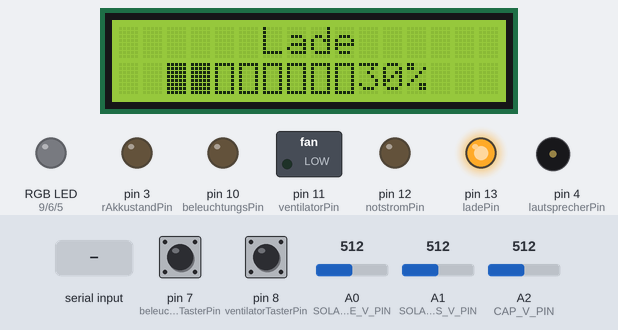
Bench run of a sketch on a simulated Arduino Uno, built with avr-gcc and run on an emulated ATmega328P. On the bench: 16×2 character LCD, switched loads named in the sketch (green lamp = pin HIGH), an RGB LED mixed from three pins (HIGH = lit), output pins drawn as LEDs (lit = HIGH), buzzer (waves = sounding). Dashed ring = blinking. Inputs (shaded band) come from the test bench; at power-on: A2 (CAP_V_PIN) = 512, pin 7 (beleuchtungsTasterPin) LOW, pin 8 (ventilatorTasterPin) LOW, A0 (SOLAR_RE_V_PIN) = 512, A1 (SOLAR_GES_V_PIN) = 512. Random numbers use the default seed unless the sketch sets one; what the sketch prints to the serial monitor is not drawn.

Above: at 1.2 s.
1.3 s: A2 (CAP_V_PIN) set to 416
3.8 s: A2 (CAP_V_PIN) set to 395
At 5.8 s:
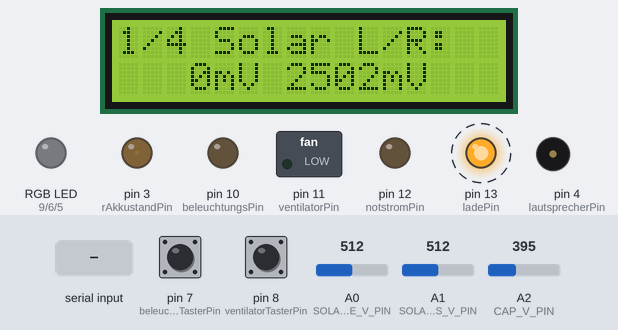
6.5 s: "n" received over Serial
At 7.3 s:
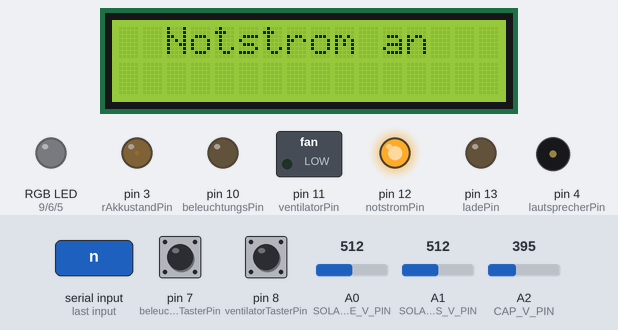
10.0 s: A2 (CAP_V_PIN) set to 0
At 12.7 s:
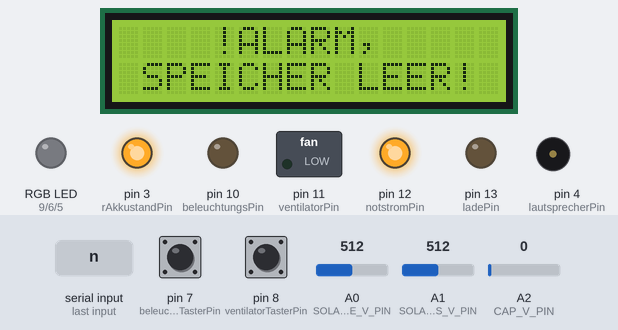
13.0 s: pin 7 (beleuchtungsTasterPin) pulled HIGH for 0.15 s
At 13.09 s:
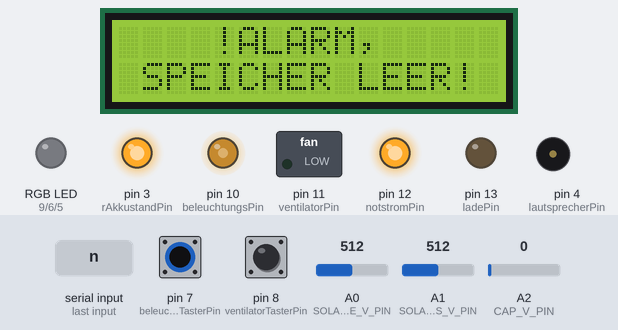
13.7 s: pin 8 (ventilatorTasterPin) pulled HIGH for 0.15 s
At 14.5 s:
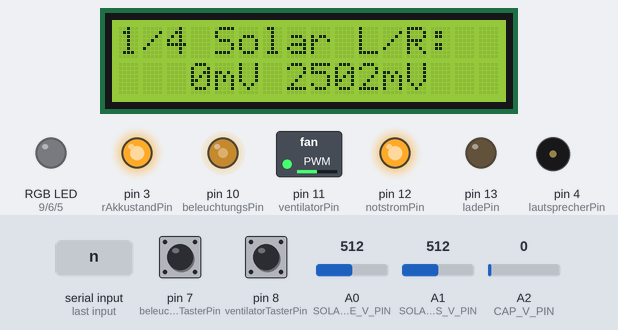
Timing chart, 0 to 15.4 s (numbered marks = the images above; inputs shaded):
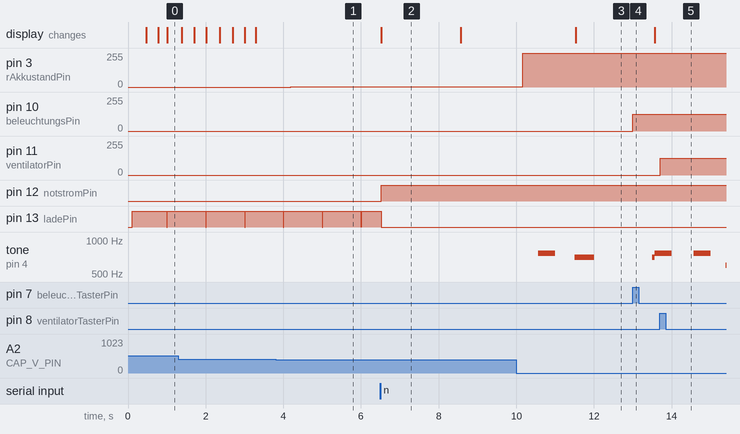

Measured:
- the behaviour switches between 410 and 409 on A2 (CAP_V_PIN) (found by bisection; images 0 and 1)
- after the input at 3.8 s, pin 3 (rAkkustandPin): 0/255 → 1/255 after 0.40 s
- after the input at 6.5 s, pin 12 (notstromPin): LOW → HIGH at once; the display: changes at once (image 2)
- after the input at 10.0 s, pin 3 (rAkkustandPin): 1/255 → 255/255 after 0.17 s; tone on pin 4 (lautsprecherPin): silent → 765 Hz after 0.57 s, → silent 0.44 s later, → 700 Hz 0.50 s later, → silent 0.50 s later; the display: changes after 1.5 s (image 3)
- after the input at 13.0 s, pin 10 (beleuchtungsPin): 0/255 → 127/255 at once
- after the input at 13.7 s, pin 11 (ventilatorPin): 0/255 → 127/255 at once
- what the display in image 2 shows lasts 2.1 s, from 6.5 s to 8.6 s

The sketch:

sketch.ino
```cpp
#include "animLcd.h"
class Pager;
class PageContent;

#include "page.h"
#include "pager.h"
//#include "button.h"

const byte ladePin = 13;
const byte notstromPin = 12;
const byte ventilatorPin = 11;
const byte beleuchtungsPin = 10;
const byte rPin = 9; //B
const byte gPin = 6;
const byte bPin = 5;
const byte ventilatorTasterPin = 8;
const byte beleuchtungsTasterPin = 7;
const byte lautsprecherPin = 4;
const byte rAkkustandPin=3;
const byte bAkkustandPin=2;
const byte SOLAR_RE_V_PIN = A0;
const byte SOLAR_GES_V_PIN = A1;
const byte CAP_V_PIN = A2;
const byte gAkkustandPin=A3;

const int ALERT_DURATION = 2000;

const int beleuchtungsSpannung[2] = {
  300,
  810
}; //Schwellspannung für Beleuchtung, ideal mit n*255 Differenz

const char* ventilatorStufen[3] = {
  "aus",
  "langsam",
  "schnell",
};
const char* beleuchtungsStufen[4] = {
  "aus",
  "dunkel",
  "hell",
  "automatisch"
};

AnimatableLcd lcd(0x27, 16, 2);
Pager pager;
Option<LcdString*> alert = Option<LcdString*>::None();
bool is_alert = false;
void display_alert(LcdString* animation, bool block_multiple = false) {
  //auto animation = new LcdDotAnim("Willkommen zur Inselanlage", &lcd);
  static unsigned long last_alert = -1;
  if (millis() - last_alert < 5000 && block_multiple) {
    delete animation;
    return;
  }
  last_alert = millis();
  end_alert();
  alert = Option<LcdString*>::Some(animation);
  animation->run();
  is_alert = true;
}
void end_alert() {
  if (alert.is_set) {
    delete alert.get_value();
    alert = Option<LcdString*>::None();
  }
}

float read_volts(int pin) {
  return (analogRead(pin) * 5.0 / 1024.0);
}
int uSolarRe;
int uSolarGes = 0;
int uKond = 0;

bool ventilatorTasterGedrueckt = false;
bool betaetigtTasterVentilator = false;
bool beleuchtungsTasterGedrueckt = false;
bool betaetigtTasterBeleuchtung = false;

//vom Nutzer kontrollierte Einstellungen
byte ventilatorStufe = 0;
byte beleuchtungsStufe = 0;
byte feierBeleuchtungsStufe = 0;
byte rgbVerblassDurchlauf = 1;
bool sollLaden = true;
bool sollNotstrom = false;
bool istReihenschaltung = true;

String mV = "mV";

unsigned int rgbVerlaufsZeitRest;
unsigned int ersterRgbVerlaufsZeitRest;
void setup() {
  // put your setup code here, to run once:
  pinMode(ladePin, OUTPUT);
  pinMode(notstromPin, OUTPUT);
  pinMode(ventilatorPin, OUTPUT);
  pinMode(beleuchtungsPin, OUTPUT);
  pinMode(rPin, OUTPUT);
  pinMode(ventilatorTasterPin, INPUT);
  pinMode(beleuchtungsTasterPin, INPUT);
  pinMode(gPin, OUTPUT);
  pinMode(bPin, OUTPUT);
  pinMode(lautsprecherPin, OUTPUT);
  Serial.begin(9600);
  lcd.init();
  Serial.setTimeout(0);
  const int n_pages = 4;
  auto pages = new Page*[n_pages] {
    new DynamicContentPage("Solar L/R: ", []() {
      return String(uSolarGes - uSolarRe) + mV + " " + String(uSolarRe) + mV;
    }),
    new DynamicContentPage("Sol Ges/Cap:", []() {
      return String(uSolarGes) + mV+" " + String(uKond) + mV;
      }),
      /*
    new DynamicContentPage("Solar Ges:", []() {
      return String(uSolarGes) + "mV";
    }),
    new DynamicContentPage("Kondensator: ", []() {
      return String(uKond) + "mV";
    }),*/
    new DynamicContentPage("Ventilator: ", []() {
      //return String("Stufe ") + String(ventilatorStufe);
      return String(ventilatorStufen[ventilatorStufe]);
    }),
    new DynamicContentPage("Beleuchtung: ", []() {
      //return String("Stufe ") + String(beleuchtungsStufe);
      return String(beleuchtungsStufen[beleuchtungsStufe]);
    }),
   /* new DynamicContentPage("Schaltung: ", []() {
      if (istReihenschaltung) {
        return String("Reihe");
      } else {
        return String("Parallel");
      }
    }),*/
  };
  pager = Pager(pages, n_pages);
  //pager.display(&lcd);
  //alert = Option<AnimString>::Some("Hallo");
  display_alert(new LcdLoadingAnim("Lade", &lcd, 3000));
}


void loop() {
  // put your main code here, to run repeatedly:
  /*static unsigned long nextMesureT = 0;
    bool t1000 = false;
    if (millis() > nextMesureT){
    nextMesureT = millis() + 1000;
    t1000 = true;
    }*/
  static unsigned int volleSekunden = -1; //-1 wird zum größmöglichen Wert, bewirkt, dass t1000 beim ersten Durchlauf wahr ist
  //Einmal pro Sekunde wahr
  bool t1000 = millis() / 1000 != volleSekunden; //Wenn z.B. millis()/1000 1900 ergibt, wird mit 1000 weitergearbeitet, da es eine int-Variable ist
  if (t1000) volleSekunden = millis() / 1000;
  //Spannungsmessung
  bool wirdGeladen = sollLaden &&
                     uSolarGes >= uKond &&
                     uKond <= 3000 &&
                     !sollNotstrom;
  if (t1000 && (wirdGeladen || uKond < 1250)) {
    digitalWrite(ladePin, 0);
    noTone(lautsprecherPin);
    delay(10); //Zur richtigen Spannungsmessung werden Solarzellen kurz von Kondensatoren getrennt, sonst wird Spannung zu hoch gemessen
  }
  if (t1000 || !wirdGeladen) { //Wenn mit Kondensatoren verbunden wird Spannung nur sekündlich gemessen
    uSolarRe = map(analogRead(SOLAR_RE_V_PIN), 0, 1023, 0, 5000);
    uSolarGes = map(analogRead(SOLAR_GES_V_PIN), 0, 1023, 0, 5000);
    uKond = map(analogRead(CAP_V_PIN), 0, 1023, 0, 5000);
  }
  //
  if (t1000 && wirdGeladen) digitalWrite(ladePin, 1);

  //Ausgabe serieller Monitor sekündlich
  if (t1000) {
    Serial.print("Solarzellen:");
    Serial.print(sollLaden);
    Serial.print(" Notstrom:");
    Serial.print(sollNotstrom);
    Serial.print(" Ventilator:");
    Serial.print(ventilatorStufen[ventilatorStufe]);
    Serial.print(" Feierbeleuchtung:");
    Serial.print(feierBeleuchtungsStufe);
    Serial.print(" Beleuchtung:");
    //if (beleuchtungsStufe == 3) Serial.println("automatisch");
    //else Serial.println(beleuchtungsStufe);
    Serial.print(beleuchtungsStufen[beleuchtungsStufe]);
    Serial.print(" ");
    if (istReihenschaltung) {
      Serial.println("Reihenschaltung");
      Serial.print("Linke Solarzelle in mV:   ");
      Serial.println(uSolarGes - uSolarRe);
      Serial.print("Rechte Solarzelle in mV:  ");
      Serial.println(uSolarRe);
    } else Serial.println("Parallelschaltung");
    Serial.print("Solarzellen gesamt in mV: ");
    Serial.println(uSolarGes);
    Serial.print("Kondensator in mV:        ");
    Serial.println(uKond);
  }

  //Verarbeitung Tastereingabe
  if (digitalRead(ventilatorTasterPin)) {
    if (!ventilatorTasterGedrueckt) {
      ventilatorTasterGedrueckt = true;
      betaetigtTasterVentilator = true;
    } else betaetigtTasterVentilator = false;
  } else {
    ventilatorTasterGedrueckt = false;
    betaetigtTasterVentilator = false;
  }
  if (digitalRead(beleuchtungsTasterPin)) {
    if (!beleuchtungsTasterGedrueckt) {
      beleuchtungsTasterGedrueckt = true;
      betaetigtTasterBeleuchtung = true;
    } else betaetigtTasterBeleuchtung = false;
  } else {
    beleuchtungsTasterGedrueckt = false;
    betaetigtTasterBeleuchtung = false;
  }

  //Verarbeitung Tastatureingabe
  char taste = Serial.read();
  if (taste == 'v' || betaetigtTasterVentilator) {
    ventilatorStufe ++;
    if (ventilatorStufe > 2){
      ventilatorStufe = 0;
    }
    Serial.print("Ventilator ");
    /*if (ventilatorStufe == 0) {
      ventilatorStufe++;
      Serial.println("langsam");
    } else if (ventilatorStufe == 1) {
      ventilatorStufe++;
      Serial.println("schnell");
    } else {
      ventilatorStufe = 0;
      Serial.println("aus");
    }*/
    Serial.println(ventilatorStufen[ventilatorStufe]);
  }
  if (taste == 'b' || betaetigtTasterBeleuchtung) {
    Serial.print("Beleuchtung ");
    beleuchtungsStufe++;
    if(beleuchtungsStufe>3){
      beleuchtungsStufe = 0;
    }
    Serial.println(beleuchtungsStufen[beleuchtungsStufe]);
    /*if (beleuchtungsStufe == 0) {
      beleuchtungsStufe++;
      Serial.println("dunkel");
    } else if (beleuchtungsStufe == 1) {
      beleuchtungsStufe++;
      Serial.println("hell");
    } else if (beleuchtungsStufe == 2) {
      beleuchtungsStufe++;
      Serial.println("automatisch");
    } else {
      beleuchtungsStufe = 0;
      Serial.println("aus");
    }*/

  }
  if (taste == 's') {
    istReihenschaltung = !istReihenschaltung;
    Serial.print("Auf ");
    if (istReihenschaltung) {
      Serial.print("Reihen");
      display_alert(new LcdString("Reihen", &lcd, ALERT_DURATION));
    }
    else {
      Serial.print("Parallel");
      display_alert(new LcdString("Parallel", &lcd, ALERT_DURATION));
    }
    Serial.println("schaltung umgestellt");
  } else if (taste == 'l') {
    sollLaden = !sollLaden;
    Serial.print("Laden ");
    if (!sollLaden) Serial.print("de");
    Serial.println("aktiviert");
  }
  else if (taste == 'f') {
    feierBeleuchtungsStufe++;
    Serial.print("Feierbeleuchtung ");
    if (feierBeleuchtungsStufe == 1)Serial.println("langsam");
    else if (feierBeleuchtungsStufe == 2)Serial.println("schnell");
    else if (feierBeleuchtungsStufe == 3)Serial.println("sehr schnell");
    else if (feierBeleuchtungsStufe == 4)Serial.println("langsam verblassend");
    else if (feierBeleuchtungsStufe == 5)Serial.println("schnell verblassend");
    else {
      feierBeleuchtungsStufe = 0;
      Serial.println("aus");
    }
  }
  else if (taste == 'n') {
    sollNotstrom = !sollNotstrom;
    Serial.print("Notstrom ");
    if (!sollNotstrom) {
      Serial.print("de");
      display_alert(new LcdString("Notstrom aus", &lcd, ALERT_DURATION), true);
      }else{
        display_alert(new LcdString("Notstrom an", &lcd, ALERT_DURATION), true);
      }
    //else Serial.println("deaktiviert");
    Serial.println("aktiviert");
    //display_alert(new LcdString("Notstrom an", &lcd, 1000), true);
  }
  else if(taste=='m')verbrenner();

  //Steuerung Laden von Kondensatoren
  if (sollNotstrom) {
    if (uKond > 4500 || t1000) {
      Serial.print("Notstrom ");
    }
    if (uKond > 4500) {
      sollNotstrom = false;
      Serial.println("deaktiviert, Kondensator mehr als 4000mV");
      //display_alert(new LcdString("Notstrom deaktiviert", &lcd, 1000));
    } else {
      digitalWrite(ladePin, 0);
      digitalWrite(notstromPin, 1);
      if (t1000) {
        //Serial.println("Kondensator wird mit Notstrom geladen");
        Serial.println("an");
      }
    }
  } else if (sollLaden && uKond <= uSolarGes && uKond <= 3000) {
    digitalWrite(notstromPin, 0);
    digitalWrite(ladePin, 1);
    if (t1000) Serial.println("Speicher wird geladen");
  } else {
    digitalWrite(notstromPin, 0);
    digitalWrite(ladePin, 0);
    if (t1000) {
      Serial.print("Speicher wird nicht geladen");
      if (uKond > 3000) Serial.println(", da mehr als 3000mV");
      else Serial.println("");
    }
  }

  //Steuerung Verbraucher
  analogWrite(ventilatorPin, 127.5 * ventilatorStufe);
  if (beleuchtungsStufe == 3) {
    if (uSolarGes <= beleuchtungsSpannung[0]) digitalWrite(beleuchtungsPin, 1);
    else if (uSolarGes < beleuchtungsSpannung[1])
      analogWrite(beleuchtungsPin, map(uSolarGes, beleuchtungsSpannung[0], beleuchtungsSpannung[1], 255, 0));
    else digitalWrite(beleuchtungsPin, 0);
  } else analogWrite(beleuchtungsPin, 127.5 * beleuchtungsStufe);
  if (uKond < 500) {
    tone(lautsprecherPin, millis() % 1000 + 200);
    display_alert(new LcdString("!ALARM, SPEICHER LEER!", &lcd, ALERT_DURATION), true);
  }
  else if (uKond < 750 && millis() / 1000 % 2 == 0) {
    tone(lautsprecherPin, millis() % 1000 + 200);
    display_alert(new LcdString("ALARM, SPEICHER "+uKond+String("mV") , &lcd, ALERT_DURATION), true);
  }
  else if (uKond < 1000 && millis() / 1000 % 2 == 0) {
    tone(lautsprecherPin, 400);
    display_alert(new LcdString("Alarm, Speicher fast leer", &lcd, ALERT_DURATION), true);
  }
  else if (uKond < 1250 && millis() / 1000 % 4 == 0) {
    tone(lautsprecherPin, 400);
    display_alert(new LcdString("Speicher fast leer", &lcd, ALERT_DURATION), true);
  }
  else noTone(lautsprecherPin);
  if (feierBeleuchtungsStufe > 3)rgbVerblassend(1000 / pow(feierBeleuchtungsStufe - 3, 2));
  else if (feierBeleuchtungsStufe > 0)rgb(1000 / pow(feierBeleuchtungsStufe, 3));
  else {
    digitalWrite(rPin, 0);
    digitalWrite(gPin, 0);
    digitalWrite(bPin, 0);
  }
  if (alert.is_set) {
    // while(Serial.available() == 0){
    lcd.update();
    //  }
    if (Serial.available() != 0 || alert.get_value()->isDone()) {
      Serial.readString();
      //alert = Option<LcdString*>::None();
      end_alert();
      pager.display(&lcd);
    }
  } else {
    pager.update(&lcd);
    //if (Serial.available() != 0) {
    if (taste == ' ') {
      //String result = Serial.readString();
      /*Serial.print("input: '");
        Serial.print(result);
        Serial.println("'");*/
      pager.next_page();
      pager.display(&lcd);
    }
  }
  /*if(uKond<500){
    digitalWrite(gAkkustandPin,0);
    digitalWrite(rAkkustandPin,1);
  }
  else */if(uKond<1250){
    digitalWrite(gAkkustandPin,0);
    //analogWrite(rAkkustandPin,pow(2,map(uKond,500,1249,80,1)/10.0));
    digitalWrite(rAkkustandPin,1);//analogWrite(rAkkustandPin,map(uKond,500,1249,255,1));
  }
  else if(uKond<2000){
    digitalWrite(gAkkustandPin,1);//analogWrite(gAkkustandPin,map(uKond,1250,2000,0,255));
    analogWrite(rAkkustandPin,pow(2,map(uKond,1250,2000,80,0)/10.0));
    //digitalWrite(rAkkustandPin,1);
  }
  else{
    digitalWrite(rAkkustandPin,0);
    digitalWrite(gAkkustandPin,1);
  }
  if(sollNotstrom)digitalWrite(bAkkustandPin,millis()%200<100);
  else if(wirdGeladen)digitalWrite(bAkkustandPin,1);
  else digitalWrite(bAkkustandPin,0);
}

void rgb(int rgbVerlaufsZeit) {
  if (millis() / rgbVerlaufsZeit % 3 == 0) {
    digitalWrite(bPin, 0);
    digitalWrite(rPin, 1);
  }
  else if (millis() / rgbVerlaufsZeit % 3 == 1) {
    digitalWrite(rPin, 0);
    digitalWrite(gPin, 1);
  }
  else {
    digitalWrite(gPin, 0);
    digitalWrite(bPin, 1);
  }
}
void rgbVerblassend(int rgbVerlaufsZeit) {
  rgbVerlaufsZeitRest = millis() % rgbVerlaufsZeit;
  if (millis() / rgbVerlaufsZeit % 6 == 0) {
    digitalWrite(gPin, 0);
    digitalWrite(bPin, 1);
    if (rgbVerblassDurchlauf == 1)ersterRgbVerlaufsZeitRest = rgbVerlaufsZeitRest;
    analogWrite(rPin, map(rgbVerlaufsZeitRest, ersterRgbVerlaufsZeitRest, rgbVerlaufsZeit - 1, 0, 255));
    rgbVerblassDurchlauf = 2;
  }
  else if (millis() / rgbVerlaufsZeit % 6 == 1) {
    digitalWrite(gPin, 0);
    digitalWrite(rPin, 1);
    if (rgbVerblassDurchlauf == 2)ersterRgbVerlaufsZeitRest = rgbVerlaufsZeitRest;
    analogWrite(bPin, map(rgbVerlaufsZeitRest, ersterRgbVerlaufsZeitRest, rgbVerlaufsZeit - 1, 255, 0));
    rgbVerblassDurchlauf = 3;
  }
  else if (millis() / rgbVerlaufsZeit % 6 == 2) {
    digitalWrite(bPin, 0);
    digitalWrite(rPin, 1);
    if (rgbVerblassDurchlauf == 3)ersterRgbVerlaufsZeitRest = rgbVerlaufsZeitRest;
    analogWrite(gPin, map(rgbVerlaufsZeitRest, ersterRgbVerlaufsZeitRest, rgbVerlaufsZeit - 1, 0, 255));
    rgbVerblassDurchlauf = 4;
  }
  else if (millis() / rgbVerlaufsZeit % 6 == 3) {
    digitalWrite(bPin, 0);
    digitalWrite(gPin, 1);
    if (rgbVerblassDurchlauf == 4)ersterRgbVerlaufsZeitRest = rgbVerlaufsZeitRest;
    analogWrite(rPin, map(rgbVerlaufsZeitRest, ersterRgbVerlaufsZeitRest, rgbVerlaufsZeit - 1, 255, 0));
    rgbVerblassDurchlauf = 5;
  }
  else if (millis() / rgbVerlaufsZeit % 6 == 4) {
    digitalWrite(rPin, 0);
    digitalWrite(gPin, 1);
    if (rgbVerblassDurchlauf == 5)ersterRgbVerlaufsZeitRest = rgbVerlaufsZeitRest;
    analogWrite(bPin, map(rgbVerlaufsZeitRest, ersterRgbVerlaufsZeitRest, rgbVerlaufsZeit - 1, 0, 255));
    rgbVerblassDurchlauf = 6;
  }
  else {
    digitalWrite(rPin, 0);
    digitalWrite(bPin, 1);
    if (rgbVerblassDurchlauf == 6)ersterRgbVerlaufsZeitRest = rgbVerlaufsZeitRest;
    analogWrite(gPin, map(rgbVerlaufsZeitRest, ersterRgbVerlaufsZeitRest, rgbVerlaufsZeit - 1, 255, 0));
    rgbVerblassDurchlauf = 1;
  }
}
void verbrenner() {
  delay(2000);
  digitalWrite(ventilatorPin, 1);
  delay(500);
  analogWrite(ventilatorPin, 100);
  delay(3000);
  digitalWrite(ventilatorPin, 1);
  delay(1200);
  for (int i = 150; i < 256; i++) {
    analogWrite(ventilatorPin, i);
    delay(15);
  }
  delay(500);
  for (int i = 170; i < 256; i++) {
    analogWrite(ventilatorPin, i);
    delay(25);
  }
  delay(400);
  for (int i = 190; i < 256; i++) {
    analogWrite(ventilatorPin, i);
    delay(50);
  }
  delay(200);
  for (int i = 200; i < 256; i++) {
    analogWrite(ventilatorPin, i);
    delay(100);
  }
  delay(1000);
  for (int i = 255; i > 200; i--) {
    analogWrite(ventilatorPin, i);
    delay(50);
  }
  digitalWrite(ventilatorPin, 1);
  delay(500);
  for (int i = 255; i > 200; i--) {
    analogWrite(ventilatorPin, i);
    delay(40);
  }
  for (int i = 255; i > 150; i--) {
    analogWrite(ventilatorPin, i);
    delay(30);
  }
  for (int i = 255; i > 100; i--) {
    analogWrite(ventilatorPin, i);
    delay(10);
  }
  delay(3000);
  digitalWrite(ventilatorPin, 0);
}
```

header.h
```cpp
#ifndef HEADER_H
#define HEADER_H
using time_t = unsigned long;
template<typename ReturnT = void>
using func_t = ReturnT(*)();

template<typename T>
struct Option {
  private:

    T value;
    Option(): is_set(false) {}
    Option(T value): is_set(true), value(value) {}
  public:
    bool is_set;
    T get_value() {
      if (is_set) {
        return value;
      }
      Serial.println("tried to get value even though there is none");
    }
    static Option<T> None() {
      return Option();
    }
    static Option<T> Some(T value) {
      return Option(value);
    }

};
#endif
```

page.ino
```cpp

```

pager.h
```cpp
#ifndef PAGER_H
#define PAGER_H
#include "header.h"
#include "animLcd.h"
class Pager {
      Page** pages;
    size_t n_pages;
    Page** curr_page_ptr;
    PageContent curr_content;
    size_t get_page_n();
    void display_title(AnimatableLcd* lcd);
    void display_content(AnimatableLcd* lcd);
    void clear_row(AnimatableLcd* lcd, int row);
  public:
    Pager(Page* pages[], size_t n_pages): pages(pages), n_pages(n_pages){
      curr_page_ptr = pages;
      curr_content = (*curr_page_ptr)->run();
    }
    Pager(){}
    void display(AnimatableLcd* lcd);
    void update(AnimatableLcd* lcd);
    void next_page();
};
#endif
```

Source omitted: animString.h (4586 bytes), animString.ino (2684 bytes), page.h (1478 bytes), pager.ino (1280 bytes), animLcd.h (1218 bytes), animLcd.ino (4200 bytes)
